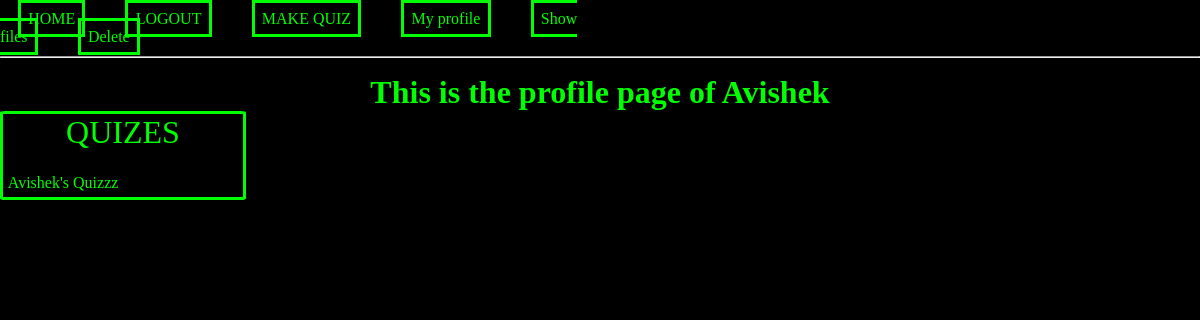
/profile/my_profile (signed in), run on an earlier commit of the app's database.
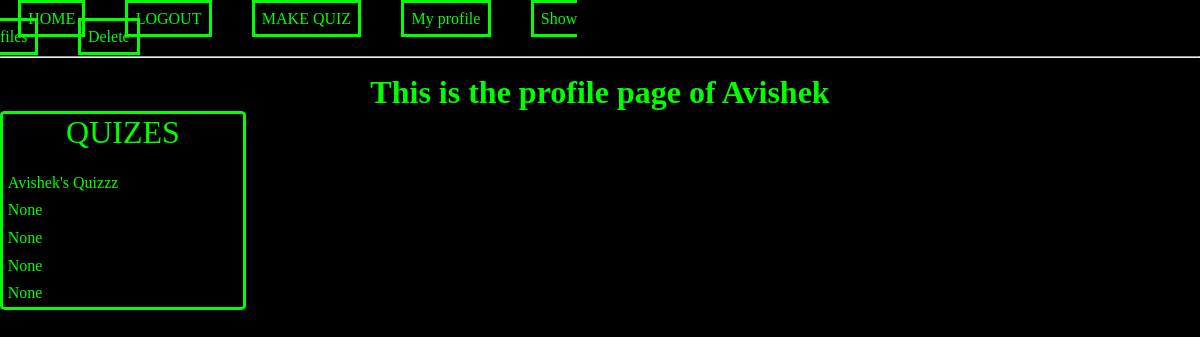
And on a later commit of the database.
### website/models.py (models this page shows)
class Quiz(db.Model):
    __tablename__ = 'quizzes'
    quiz_id = db.Column(db.Integer, primary_key=True)
    user_id = db.Column(db.Integer, db.ForeignKey('users.id'))
    quiz_title = db.Column(db.String)
    quiz_description = db.Column(db.String)
    user = db.relationship("User")

### website/views.py (the view)
@views.route('/profile/my_profile')
@login_required
def show_user_profile():
    quiz_query = Quiz.query.filter(Quiz.user_id == current_user.id).all()
    return render_template('profile.html', user = current_user, quizes = quiz_query)

### website/__init__.py (called while the page is built)
def create_app():
    app = Flask(__name__)
    app.config['SECRET_KEY'] = 'delta_<3'
    app.config['SQLALCHEMY_DATABASE_URI'] = f'sqlite:///{DB_NAME}'
    db.init_app(app)
    from .views import views
    from .auth import auth
    app.register_blueprint(views, url_prefix = '/')
    app.register_blueprint(auth, url_prefix = '/')
    from .models import User
    with app.app_context():
        db.create_all()
    login_manager = LoginManager()
    login_manager.login_view = 'auth.login'
    login_manager.init_app(app)
    @login_manager.user_loader
    def load_user(id):
        return User.query.get(int(id))
    return app

### website/templates/profile.html (shortened to what this page needs)
{%extends "base.html"%}
{%block head%}
<link rel="stylesheet" href= "{{ url_for('static',filename='styles/profile.css') }}">
{%endblock%}
{%block content%}
{%if user.first_name%}
    <h1 align="center">This is the profile page of {{user.first_name}}</h1>
{%else%}
 <h1>  This is the profile page of {{user}} </h1>
 {%endif%}
<div class="quiz_container">
    <span class="container_title">QUIZES</span>
    <br>
    <div class="profile_quizes">
        {%for x in quizes%}
                <a class="links" href="/quiz_taker/{{x.quiz_id}}">{{x.quiz_title}}</a>
        {%endfor%}
    </div>
</div>
{%endblock%}

What changed in the data, as far as the page shows it:
added Quiz: quiz_title "None"
added Quiz: quiz_title "None"
added Quiz: quiz_title "None"
added Quiz: quiz_title "None"
